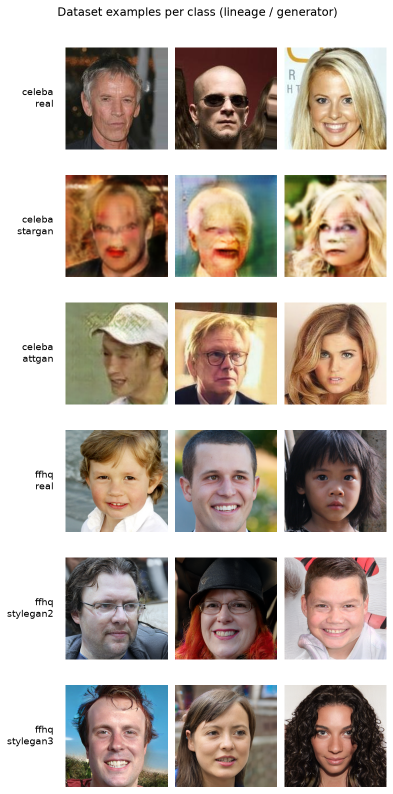
#> input picture paper/figs/dataset_samples.png, 786 x 1588 px (shown at 1/2 size)
$ python prepare_reals.py --celeba-dir ../../paper/figs --ffhq-dir ../../paper/figs
#> lines starting #> are read from the running program, lines starting #| are printed output that depends on the picture
"""
prepare_reals.py - Fase 1 (ricostruzione da zero)
Prepara il pool di immagini reali (CelebA, FFHQ) in formato canonico 256x256
e FISSA il sottoinsieme CelebA che useremo come input per le editing-GAN.

Perche' un sottoinsieme fissato: StarGAN/AttGAN/GDWCT verranno eseguite ESATTAMENTE
su queste immagini, cosi' ogni fake ha la sua real sorgente allineata (Fasi 4-5).

Tutte le reali vengono portate a 256x256 con la STESSA pipeline (crop quadrato
centrale + resize Lanczos), per non introdurre un confound di risoluzione tra le
lineage (CelebA nativo 178x218, FFHQ 1024): dopo questo passo entrambe sono a 256.

Download (manuale, una tantum):
  - CelebA allineato: 'img_align_celeba' (178x218 JPEG). Mirror: Kaggle
    (jessicali9530/celeba-dataset) o HuggingFace. Una cartella con i .jpg.
  - FFHQ: bastano ~3000 immagini a risoluzione >= 256. Mirror FFHQ-256/1024
    (HuggingFace/Kaggle) oppure i 1024 ufficiali (NVlabs/ffhq-dataset).
    NB: evita i thumbnail 128, andrebbero upscalati.

Uso:
  python -m src.data.prepare_reals \\
      --celeba-dir /path/img_align_celeba \\
      --ffhq-dir   /path/ffhq256 \\
      --out data/raw --n 3000 --size 256 --seed 42
"""
import argparse
import random
from pathlib import Path

from PIL import Image

VALID_EXT = {".jpg", ".jpeg", ".png", ".bmp", ".webp"}


def list_images(d):
    # ricorsivo: gestisce gli archivi Kaggle con immagini in sottocartelle
    # (es. CelebA -> img_align_celeba/img_align_celeba/*.jpg)
    return sorted(p for p in Path(d).rglob("*")
                  if p.is_file() and p.suffix.lower() in VALID_EXT)


def canonical(img: Image.Image, size: int) -> Image.Image:
    """Crop quadrato centrale -> resize size x size."""
    img = img.convert("RGB")
    w, h = img.size
    s = min(w, h)
    left, top = (w - s) // 2, (h - s) // 2
    img = img.crop((left, top, left + s, top + s))
    return img.resize((size, size), Image.LANCZOS)


def process(src_files, out_dir: Path, size: int):
    out_dir.mkdir(parents=True, exist_ok=True)
    ids = []
    for p in src_files:
        try:
            im = canonical(Image.open(p), size)
        except Exception as e:
            print(f"  skip {p.name}: {e}")
            continue
        im.save(out_dir / f"{p.stem}.png")   # PNG: non aggiunge nuovi artefatti JPEG
        ids.append(p.stem)
    return ids


def main():
    ap = argparse.ArgumentParser()
    ap.add_argument("--celeba-dir", required=True)
    ap.add_argument("--ffhq-dir", required=True)
    ap.add_argument("--out", default="data/raw")
    ap.add_argument("--subset-list", default="configs/celeba_subset.txt")
    ap.add_argument("--n", type=int, default=3000)
    ap.add_argument("--size", type=int, default=256)
    ap.add_argument("--seed", type=int, default=42)
    args = ap.parse_args()

    rnd = random.Random(args.seed)
    out = Path(args.out)

    # --- CelebA: campiona N, salva crop canonici, registra la lista di id ---
    celeba = list_images(args.celeba_dir)
    print(f"CelebA: trovate {len(celeba)} immagini in {args.celeba_dir}")
    if not celeba:
        raise SystemExit("Nessuna immagine CelebA trovata: controlla --celeba-dir.")
    rnd.shuffle(celeba)
    celeba = celeba[: args.n]
    celeba_ids = process(celeba, out / "real" / "celeba", args.size)
#> in canonical, `img = img.crop((left, top, left + s, top + s))`:
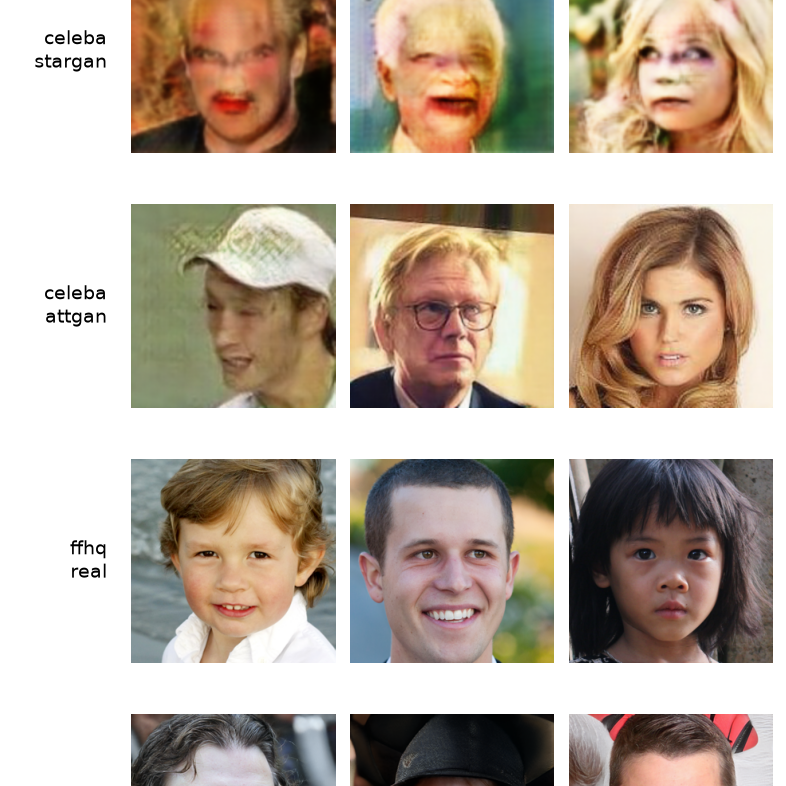
#> img: PIL image 786x786 RGB; mean R, G, B 188.1, 173.6, 159.5
#> in canonical, `return img.resize((size, size), Image.LANCZOS)`:
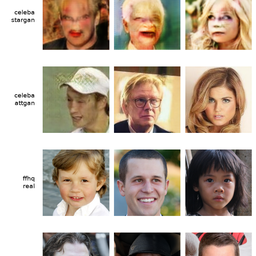
#> returned value: PIL image 256x256 RGB; mean R, G, B 187.8, 173.3, 159.2
#> pass 2 of the loop in process, `for p in src_files:`:
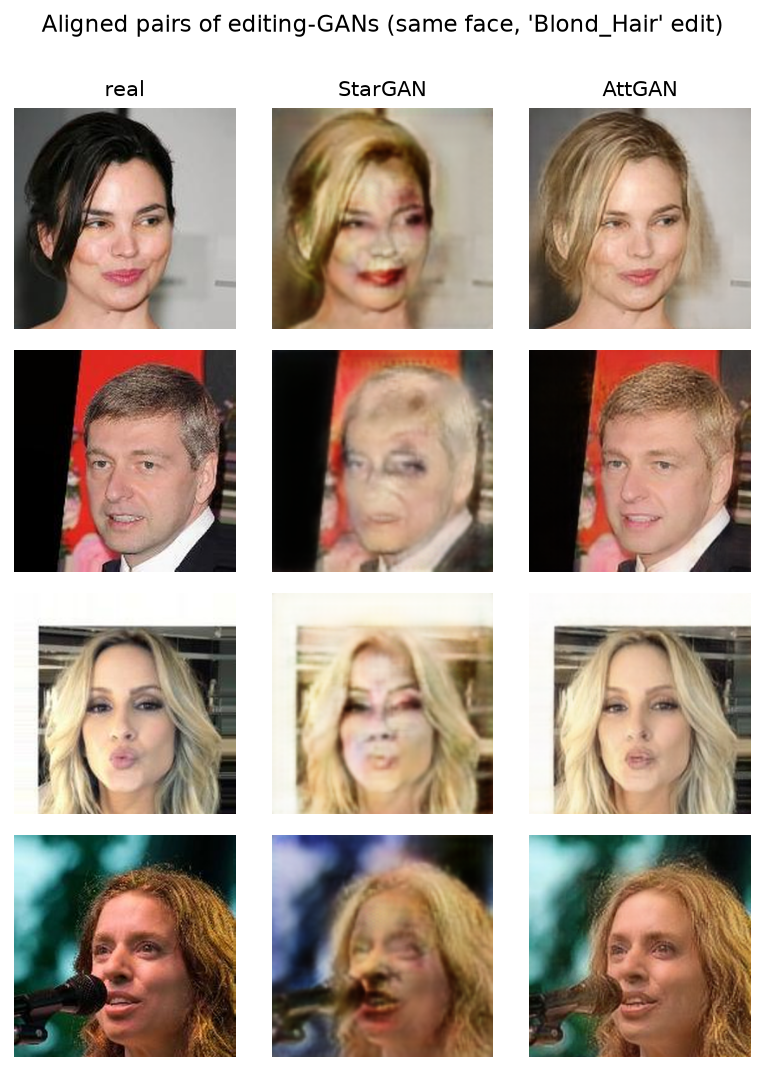
#> input picture paper/figs/aligned_pairs.png, 765 x 1071 px
#> in canonical (call 2), `img = img.crop((left, top, left + s, top + s))`:
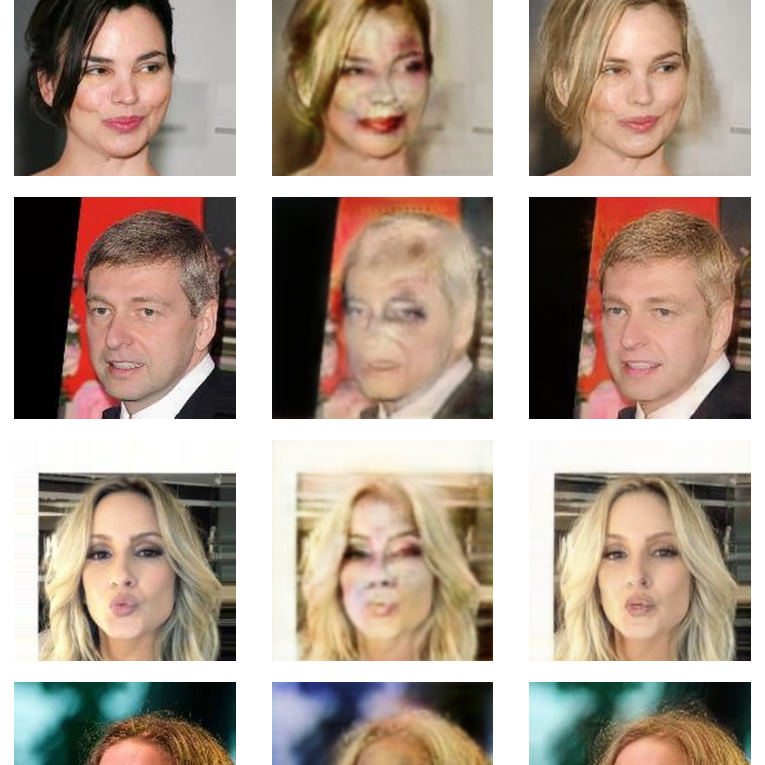
#> img: PIL image 765x765 RGB; mean R, G, B 173.8, 155.9, 142.4
#> in canonical (call 2), `return img.resize((size, size), Image.LANCZOS)`:
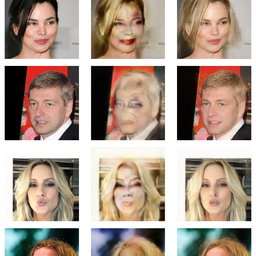
#> returned value: PIL image 256x256 RGB; mean R, G, B 173.6, 155.8, 142.2
    sub = Path(args.subset_list)
    sub.parent.mkdir(parents=True, exist_ok=True)
    sub.write_text("\n".join(celeba_ids) + "\n")
    print(f"CelebA: {len(celeba_ids)} immagini -> {out / 'real' / 'celeba'}")
    print(f"Lista sottoinsieme -> {sub}  (input per le editing-GAN)")

    # --- FFHQ: campiona N, salva crop canonici (nessun allineamento coi fake) ---
    ffhq = list_images(args.ffhq_dir)
    print(f"FFHQ:   trovate {len(ffhq)} immagini in {args.ffhq_dir}")
    if not ffhq:
        raise SystemExit("Nessuna immagine FFHQ trovata: controlla --ffhq-dir.")
    rnd.shuffle(ffhq)
    ffhq = ffhq[: args.n]
    ffhq_ids = process(ffhq, out / "real" / "ffhq", args.size)
#> pass 2 of the loop in process, `for p in src_files:`:
    print(f"FFHQ:   {len(ffhq_ids)} immagini -> {out / 'real' / 'ffhq'}")


if __name__ == "__main__":
    main()
